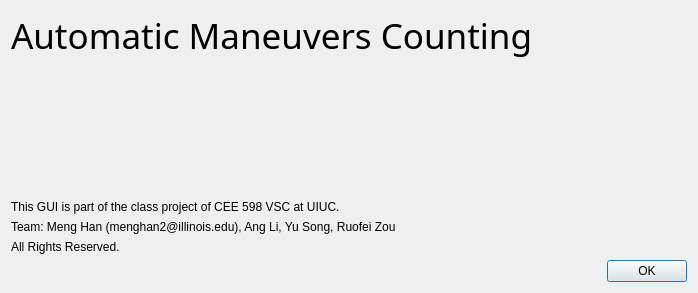
<?xml version="1.0" encoding="UTF-8"?>
<ui version="4.0">
 <class>aboutDialog</class>
 <widget class="QDialog" name="aboutDialog">
  <property name="geometry">
   <rect>
    <x>0</x>
    <y>0</y>
    <width>698</width>
    <height>293</height>
   </rect>
  </property>
  <property name="windowTitle">
   <string>Dialog</string>
  </property>
  <layout class="QVBoxLayout" name="verticalLayout">
   <item>
    <widget class="QLabel" name="label">
     <property name="font">
      <font>
       <family>Microsoft YaHei UI Light</family>
       <pointsize>26</pointsize>
      </font>
     </property>
     <property name="text">
      <string>Automatic Maneuvers Counting</string>
     </property>
    </widget>
   </item>
   <item>
    <spacer name="verticalSpacer">
     <property name="orientation">
      <enum>Qt::Vertical</enum>
     </property>
     <property name="sizeHint" stdset="0">
      <size>
       <width>20</width>
       <height>40</height>
      </size>
     </property>
    </spacer>
   </item>
   <item>
    <widget class="QLabel" name="label_2">
     <property name="text">
      <string>This GUI is part of the class project of CEE 598 VSC at UIUC.</string>
     </property>
    </widget>
   </item>
   <item>
    <widget class="QLabel" name="label_4">
     <property name="text">
      <string>Team: Meng Han (menghan2@illinois.edu), Ang Li, Yu Song, Ruofei Zou</string>
     </property>
    </widget>
   </item>
   <item>
    <widget class="QLabel" name="label_3">
     <property name="text">
      <string>All Rights Reserved.</string>
     </property>
    </widget>
   </item>
   <item>
    <widget class="QDialogButtonBox" name="buttonBox">
     <property name="orientation">
      <enum>Qt::Horizontal</enum>
     </property>
     <property name="standardButtons">
      <set>QDialogButtonBox::Ok</set>
     </property>
    </widget>
   </item>
  </layout>
 </widget>
 <resources/>
 <connections>
  <connection>
   <sender>buttonBox</sender>
   <signal>accepted()</signal>
   <receiver>aboutDialog</receiver>
   <slot>accept()</slot>
   <hints>
    <hint type="sourcelabel">
     <x>248</x>
     <y>254</y>
    </hint>
    <hint type="destinationlabel">
     <x>157</x>
     <y>274</y>
    </hint>
   </hints>
  </connection>
  <connection>
   <sender>buttonBox</sender>
   <signal>rejected()</signal>
   <receiver>aboutDialog</receiver>
   <slot>reject()</slot>
   <hints>
    <hint type="sourcelabel">
     <x>316</x>
     <y>260</y>
    </hint>
    <hint type="destinationlabel">
     <x>286</x>
     <y>274</y>
    </hint>
   </hints>
  </connection>
 </connections>
</ui>
